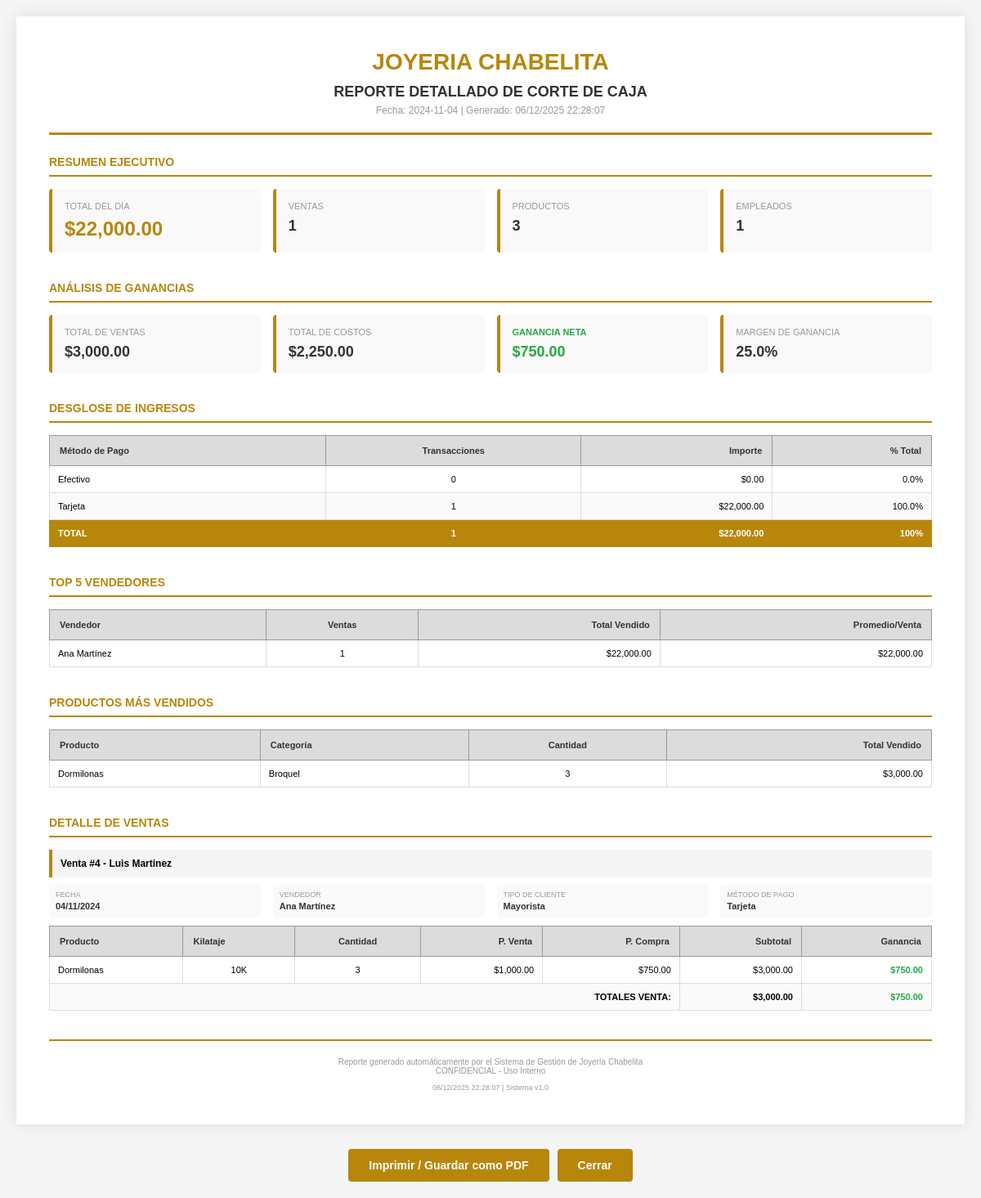
Page /reporteCaja.php?fecha=2024-11-04 on the committed database.
### tables this page shows
CREATE TABLE `producto` (
  `idProducto` varchar(20) NOT NULL,
  `idCategoria` int(11) DEFAULT NULL,
  `rfcProveedor` varchar(13) DEFAULT NULL,
  `stock` int(11) NOT NULL,
  `kilataje` enum('8K','10K','14K','18k') DEFAULT NULL,
  `descripcion` varchar(100) DEFAULT NULL,
  `precioCompra` decimal(8,2) DEFAULT NULL,
  `precioUnitario` decimal(8,2) DEFAULT NULL,
  `gramos` decimal(5,2) DEFAULT NULL,
  PRIMARY KEY (`idProducto`),
  KEY `idCategoria` (`idCategoria`),
  KEY `rfcProveedor` (`rfcProveedor`),
  CONSTRAINT `producto_ibfk_1` FOREIGN KEY (`idCategoria`) REFERENCES `categoria` (`idCategoria`) ON DELETE SET NULL ON UPDATE CASCADE,
  CONSTRAINT `producto_ibfk_2` FOREIGN KEY (`rfcProveedor`) REFERENCES `proveedor` (`rfc`) ON DELETE SET NULL ON UPDATE CASCADE
);

CREATE TABLE `categoria` (
  `idCategoria` int(11) NOT NULL AUTO_INCREMENT,
  `nombre` varchar(25) NOT NULL,
  PRIMARY KEY (`idCategoria`)
);

CREATE TABLE `venta` (
  `idVenta` int(11) NOT NULL AUTO_INCREMENT,
  `fechaVenta` date DEFAULT NULL,
  `idEmpleado` int(11) DEFAULT NULL,
  `idCliente` int(11) DEFAULT NULL,
  `idIngreso` int(11) DEFAULT NULL,
  PRIMARY KEY (`idVenta`),
  KEY `idEmpleado` (`idEmpleado`),
  KEY `idCliente` (`idCliente`),
  KEY `idIngreso` (`idIngreso`),
  CONSTRAINT `venta_ibfk_1` FOREIGN KEY (`idEmpleado`) REFERENCES `empleado` (`idEmpleado`) ON DELETE CASCADE ON UPDATE CASCADE,
  CONSTRAINT `venta_ibfk_2` FOREIGN KEY (`idCliente`) REFERENCES `cliente` (`idCliente`) ON DELETE CASCADE ON UPDATE CASCADE,
  CONSTRAINT `venta_ibfk_3` FOREIGN KEY (`idIngreso`) REFERENCES `ingreso` (`idIngreso`) ON DELETE CASCADE ON UPDATE CASCADE
);

CREATE TABLE `tipocliente` (
  `idTipoCliente` int(11) NOT NULL AUTO_INCREMENT,
  `tipo` varchar(15) NOT NULL,
  PRIMARY KEY (`idTipoCliente`)
);

CREATE TABLE `productoventa` (
  `idProductoVenta` bigint(20) NOT NULL AUTO_INCREMENT,
  `idVenta` int(11) DEFAULT NULL,
  `idProducto` varchar(20) DEFAULT NULL,
  `costo` decimal(8,2) NOT NULL,
  `cantidad` int(11) NOT NULL,
  `importe` decimal(8,2) DEFAULT NULL,
  PRIMARY KEY (`idProductoVenta`),
  KEY `idVenta` (`idVenta`),
  KEY `idProducto` (`idProducto`),
  CONSTRAINT `productoventa_ibfk_1` FOREIGN KEY (`idVenta`) REFERENCES `venta` (`idVenta`) ON DELETE CASCADE ON UPDATE CASCADE,
  CONSTRAINT `productoventa_ibfk_2` FOREIGN KEY (`idProducto`) REFERENCES `producto` (`idProducto`) ON DELETE CASCADE ON UPDATE CASCADE
);

### reporteCaja.php (the view, shortened to what the rows shown need)
<?php
try {
    $pdo = ConexionDB::setConnection();
    $fecha = isset($_GET['fecha']) ? $_GET['fecha'] : date('Y-m-d');
    $stmtTopVendedores = $pdo->prepare("
        SELECT
            e.nombre,
            e.apellidoPaterno,
            COUNT(v.idVenta) as ventasRealizadas,
            COALESCE(SUM(i.importeTotal), 0) as totalVendido
        FROM venta v
        INNER JOIN empleado e ON v.idEmpleado = e.idEmpleado
        INNER JOIN ingreso i ON v.idIngreso = i.idIngreso
        WHERE DATE(v.fechaVenta) = :fecha
        GROUP BY e.idEmpleado, e.nombre, e.apellidoPaterno
        ORDER BY totalVendido DESC
        LIMIT 5
    ");
    $stmtTopVendedores->execute(['fecha' => $fecha]);
    $topVendedores = $stmtTopVendedores->fetchAll(PDO::FETCH_ASSOC);
    $stmtTopProductos = $pdo->prepare("
        SELECT
            p.idProducto,
            p.descripcion,
            c.nombre as categoria,
            SUM(pv.cantidad) as cantidadVendida,
            SUM(pv.importe) as totalVendido
        FROM productoventa pv
        INNER JOIN venta v ON pv.idVenta = v.idVenta
        INNER JOIN producto p ON pv.idProducto = p.idProducto
        LEFT JOIN categoria c ON p.idCategoria = c.idCategoria
        WHERE DATE(v.fechaVenta) = :fecha
        GROUP BY p.idProducto, p.descripcion, c.nombre
        ORDER BY cantidadVendida DESC
        LIMIT 5
    ");
    $stmtTopProductos->execute(['fecha' => $fecha]);
    $topProductos = $stmtTopProductos->fetchAll(PDO::FETCH_ASSOC);
    $sqlVentas = "
        SELECT
            v.idVenta,
            v.fechaVenta,
            COALESCE(CONCAT(c.nombre, ' ', c.apellidoPaterno), 'Público General') as clienteNombre,
            COALESCE(CONCAT(e.nombre, ' ', e.apellidoPaterno), 'Sin Vendedor') as empleadoNombre,
            tc.tipo as tipoCliente,
            i.metodoPago,
            i.importeTotal
        FROM venta v
        INNER JOIN ingreso i ON v.idIngreso = i.idIngreso
        LEFT JOIN cliente c ON v.idCliente = c.idCliente
        LEFT JOIN tipocliente tc ON c.idTipoCliente = tc.idTipoCliente
        LEFT JOIN empleado e ON v.idEmpleado = e.idEmpleado
        WHERE DATE(v.fechaVenta) = :fecha
        ORDER BY v.fechaVenta ASC
    ";
    $stmtVentasDetalle = $pdo->prepare($sqlVentas);
    $stmtVentasDetalle->execute(['fecha' => $fecha]);
    $ventasDetalle = $stmtVentasDetalle->fetchAll(PDO::FETCH_ASSOC);
    $sqlProductos = "
        SELECT
            v.idVenta,
            p.idProducto,
            p.descripcion as productName,
            p.kilataje,
            pv.cantidad,
            pv.costo as precioVenta,
            p.precioCompra,
            pv.importe as subtotal,
            (pv.importe - (pv.cantidad * p.precioCompra)) as ganancia
        FROM venta v
        INNER JOIN productoventa pv ON v.idVenta = pv.idVenta
        INNER JOIN producto p ON pv.idProducto = p.idProducto
        WHERE DATE(v.fechaVenta) = :fecha
        ORDER BY v.idVenta ASC, p.descripcion ASC
    ";
    $stmtProductosLinea = $pdo->prepare($sqlProductos);
    $stmtProductosLinea->execute(['fecha' => $fecha]);
    $productosLinea = $stmtProductosLinea->fetchAll(PDO::FETCH_ASSOC);
    $productosPorVenta = [];
    foreach ($productosLinea as $prod) {
        $ventaId = $prod['idVenta'];
        if (!isset($productosPorVenta[$ventaId])) {
            $productosPorVenta[$ventaId] = [];
        }
        $productosPorVenta[$ventaId][] = $prod;
    }
} catch (PDOException $e) {
    die("<div style='padding: 20px; color: red; font-family: Arial;'>
        <h3>❌ Error de Base de Datos</h3>
        <p><strong>Mensaje:</strong> " . htmlspecialchars($e->getMessage()) . "</p>
    </div>");
} catch (Exception $e) {
    die("<div style='padding: 20px; color: red; font-family: Arial;'>
        <h3>❌ Error</h3>
        <p>" . htmlspecialchars($e->getMessage()) . "</p>
    </div>");
}
function formatoMoneda($valor) {
    return number_format($valor, 2, '.', ',');
}
?>
<!DOCTYPE html>
<html lang="es">
<head>
</head>
<body>
<div class="contenedor">
    <div class="seccion">
        <table>
            <thead>
                <tr>
                    <th>Método de Pago</th>
                    <th class="texto-centro">Transacciones</th>
                    <th class="texto-derecha">Importe</th>
                    <th class="texto-derecha">% Total</th>
                </tr>
            </thead>
        </table>
    </div>
    <?php if (count($topVendedores) > 0): ?>
    <div class="seccion">
        <table>
            <thead>
                <tr>
                    <th>Vendedor</th>
                    <th class="texto-centro">Ventas</th>
                    <th class="texto-derecha">Total Vendido</th>
                    <th class="texto-derecha">Promedio/Venta</th>
                </tr>
            </thead>
        </table>
    </div>
    <?php endif; ?>
    <?php if (count($topProductos) > 0): ?>
    <div class="seccion">
        <table>
            <thead>
                <tr>
                    <th>Producto</th>
                    <th>Categoría</th>
                    <th class="texto-centro">Cantidad</th>
                    <th class="texto-derecha">Total Vendido</th>
                </tr>
            </thead>
            <tbody>
                <?php foreach ($topProductos as $producto): ?>
                <tr>
                    <td><?php echo htmlspecialchars($producto['descripcion']); ?></td>
                    <td><?php echo htmlspecialchars($producto['categoria'] ?? 'N/A'); ?></td>
                    <td class="texto-centro"><?php echo $producto['cantidadVendida']; ?></td>
                    <td class="texto-derecha">$<?php echo formatoMoneda($producto['totalVendido']); ?></td>
                </tr>
                <?php endforeach; ?>
            </tbody>
        </table>
    </div>
    <?php endif; ?>
    <div class="seccion">
        <div class="titulo-seccion">Detalle de Ventas</div>
        <?php if (count($ventasDetalle) > 0): ?>
            <?php foreach ($ventasDetalle as $venta): ?>
                <div class="encabezado-venta">
                    Venta #<?php echo $venta['idVenta']; ?> - <?php echo htmlspecialchars($venta['clienteNombre']); ?>
                </div>
                <div class="info-venta">
                    <div class="info-venta-item">
                        <div class="info-venta-label">Fecha</div>
                        <div class="info-venta-valor"><?php echo date('d/m/Y', strtotime($venta['fechaVenta'])); ?></div>
                    </div>
                    <div class="info-venta-item">
                        <div class="info-venta-label">Vendedor</div>
                        <div class="info-venta-valor"><?php echo htmlspecialchars($venta['empleadoNombre']); ?></div>
                    </div>
                    <div class="info-venta-item">
                        <div class="info-venta-label">Tipo de Cliente</div>
                        <div class="info-venta-valor"><?php echo htmlspecialchars($venta['tipoCliente'] ?? 'N/A'); ?></div>
                    </div>
                    <div class="info-venta-item">
                        <div class="info-venta-label">Método de Pago</div>
                        <div class="info-venta-valor"><?php echo strtoupper($venta['metodoPago']) === 'EFECTIVO' ? 'Efectivo' : 'Tarjeta'; ?></div>
                    </div>
                </div>
                <?php if (isset($productosPorVenta[$venta['idVenta']]) && count($productosPorVenta[$venta['idVenta']]) > 0): ?>
                    <table>
                        <thead>
                            <tr>
                                <th>Producto</th>
                                <th>Kilataje</th>
                                <th class="texto-centro">Cantidad</th>
                                <th class="texto-derecha">P. Venta</th>
                                <th class="texto-derecha">P. Compra</th>
                                <th class="texto-derecha">Subtotal</th>
                                <th class="texto-derecha">Ganancia</th>
                            </tr>
                        </thead>
                        <tbody>
                            <?php
                            $totalVentaGanancia = 0;
                            $totalVentaSubtotal = 0;
                            foreach ($productosPorVenta[$venta['idVenta']] as $prod):
                                $totalVentaGanancia += $prod['ganancia'];
                                $totalVentaSubtotal += $prod['subtotal'];
                            ?>
                                <tr>
                                    <td><?php echo htmlspecialchars($prod['productName']); ?></td>
                                    <td class="texto-centro"><?php echo $prod['kilataje'] ?? 'N/A'; ?></td>
                                    <td class="texto-centro"><?php echo $prod['cantidad']; ?></td>
                                    <td class="texto-derecha">$<?php echo formatoMoneda($prod['precioVenta']); ?></td>
                                    <td class="texto-derecha">$<?php echo formatoMoneda($prod['precioCompra']); ?></td>
                                    <td class="texto-derecha">$<?php echo formatoMoneda($prod['subtotal']); ?></td>
                                    <td class="texto-derecha <?php echo $prod['ganancia'] >= 0 ? 'ganancia-positiva' : 'ganancia-negativa'; ?>">
                                        $<?php echo formatoMoneda($prod['ganancia']); ?>
                                    </td>
                                </tr>
                            <?php endforeach; ?>
                            <tr class="fila-venta">
                                <td colspan="5" class="texto-derecha">TOTALES VENTA:</td>
                                <td class="texto-derecha">$<?php echo formatoMoneda($totalVentaSubtotal); ?></td>
                                <td class="texto-derecha <?php echo $totalVentaGanancia >= 0 ? 'ganancia-positiva' : 'ganancia-negativa'; ?>">
                                    $<?php echo formatoMoneda($totalVentaGanancia); ?>
                                </td>
                            </tr>
                        </tbody>
                    </table>
                <?php endif; ?>
            <?php endforeach; ?>
        <?php else: ?>
            <div style="padding: 30px; text-align: center; background: #f5f5f5; border-radius: 8px;">
                <p style="color: #999;">No hay ventas registradas para esta fecha</p>
            </div>
        <?php endif; ?>
    </div>
</div>
</body>
</html>

### rows in the picture
producto: descripcion "Dormilonas", idCategoria.nombre "Broquel", cantidadVendida "3", totalVendido "3,000.00"
venta: idVenta "4", clienteNombre "Luis Martinez", fechaVenta "04/11/2024", empleadoNombre "Ana Martínez", tipocliente.tipo "Mayorista", totalVentaSubtotal "3,000.00", totalVentaGanancia "750.00"
productoventa: idProducto.descripcion "Dormilonas", idProducto.kilataje "10K", cantidad "3", costo "1,000.00", idProducto.precioCompra "750.00", importe "3,000.00", ganancia "750.00"

### other values in the picture
$fecha "2024-11-04"
formatoMoneda($totalDia) "22,000.00"
$ventasRealizadas "1"
$productosVendidos "3"
$empleadosActivos "1"
formatoMoneda($totalVentas) "3,000.00"
formatoMoneda($totalCostos) "2,250.00"
formatoMoneda($gananciaTotal) "750.00"
$margenGanancia "25.0"
$efectivoCount "0"
formatoMoneda($efectivo) "0.00"
$tarjetaCount "1"
formatoMoneda($tarjeta) "22,000.00"
$vendedor['nombre'] . ' ' . $vendedor['apellidoPaterno'] "Ana Martínez"
$vendedor['ventasRealizadas'] "1"
